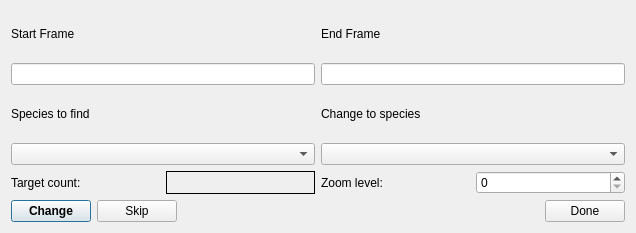
<?xml version="1.0" encoding="UTF-8"?>
<ui version="4.0">
 <class>editSpeciesDlg</class>
 <widget class="QDialog" name="editSpeciesDlg">
  <property name="geometry">
   <rect>
    <x>0</x>
    <y>0</y>
    <width>636</width>
    <height>233</height>
   </rect>
  </property>
  <property name="windowTitle">
   <string>Edit Species</string>
  </property>
  <layout class="QVBoxLayout" name="verticalLayout_3">
   <item>
    <layout class="QHBoxLayout" name="horizontalLayout_4">
     <item>
      <layout class="QVBoxLayout" name="verticalLayout_4">
       <item>
        <widget class="QLabel" name="label_5">
         <property name="text">
          <string>Start Frame</string>
         </property>
        </widget>
       </item>
       <item>
        <widget class="QLineEdit" name="startFrameEdit"/>
       </item>
      </layout>
     </item>
     <item>
      <layout class="QVBoxLayout" name="verticalLayout_6">
       <item>
        <widget class="QLabel" name="label_6">
         <property name="text">
          <string>End Frame</string>
         </property>
        </widget>
       </item>
       <item>
        <widget class="QLineEdit" name="endFrameEdit"/>
       </item>
      </layout>
     </item>
    </layout>
   </item>
   <item>
    <layout class="QHBoxLayout" name="horizontalLayout">
     <item>
      <layout class="QVBoxLayout" name="verticalLayout">
       <item>
        <widget class="QLabel" name="label">
         <property name="text">
          <string>Species to find</string>
         </property>
        </widget>
       </item>
       <item>
        <widget class="QComboBox" name="fromSpeciesBox"/>
       </item>
      </layout>
     </item>
     <item>
      <layout class="QVBoxLayout" name="verticalLayout_2">
       <item>
        <widget class="QLabel" name="label_2">
         <property name="text">
          <string>Change to species</string>
         </property>
        </widget>
       </item>
       <item>
        <widget class="QComboBox" name="toSpeciesBox"/>
       </item>
      </layout>
     </item>
    </layout>
   </item>
   <item>
    <layout class="QHBoxLayout" name="horizontalLayout_3">
     <item>
      <widget class="QLabel" name="label_3">
       <property name="text">
        <string>Target count:</string>
       </property>
      </widget>
     </item>
     <item>
      <widget class="QLabel" name="targetCountLabel">
       <property name="font">
        <font>
         <weight>75</weight>
         <bold>true</bold>
        </font>
       </property>
       <property name="frameShape">
        <enum>QFrame::Box</enum>
       </property>
       <property name="text">
        <string/>
       </property>
      </widget>
     </item>
     <item>
      <widget class="QLabel" name="label_4">
       <property name="text">
        <string>Zoom level:</string>
       </property>
      </widget>
     </item>
     <item>
      <widget class="QSpinBox" name="spinBox"/>
     </item>
    </layout>
   </item>
   <item>
    <layout class="QHBoxLayout" name="horizontalLayout_2">
     <item>
      <widget class="QPushButton" name="changeBtn">
       <property name="font">
        <font>
         <weight>75</weight>
         <bold>true</bold>
        </font>
       </property>
       <property name="text">
        <string>Change</string>
       </property>
      </widget>
     </item>
     <item>
      <widget class="QPushButton" name="nextBtn">
       <property name="text">
        <string>Skip</string>
       </property>
      </widget>
     </item>
     <item>
      <spacer name="horizontalSpacer">
       <property name="orientation">
        <enum>Qt::Horizontal</enum>
       </property>
       <property name="sizeHint" stdset="0">
        <size>
         <width>40</width>
         <height>20</height>
        </size>
       </property>
      </spacer>
     </item>
     <item>
      <widget class="QPushButton" name="doneBtn">
       <property name="text">
        <string>Done</string>
       </property>
      </widget>
     </item>
    </layout>
   </item>
  </layout>
 </widget>
 <resources/>
 <connections/>
</ui>
